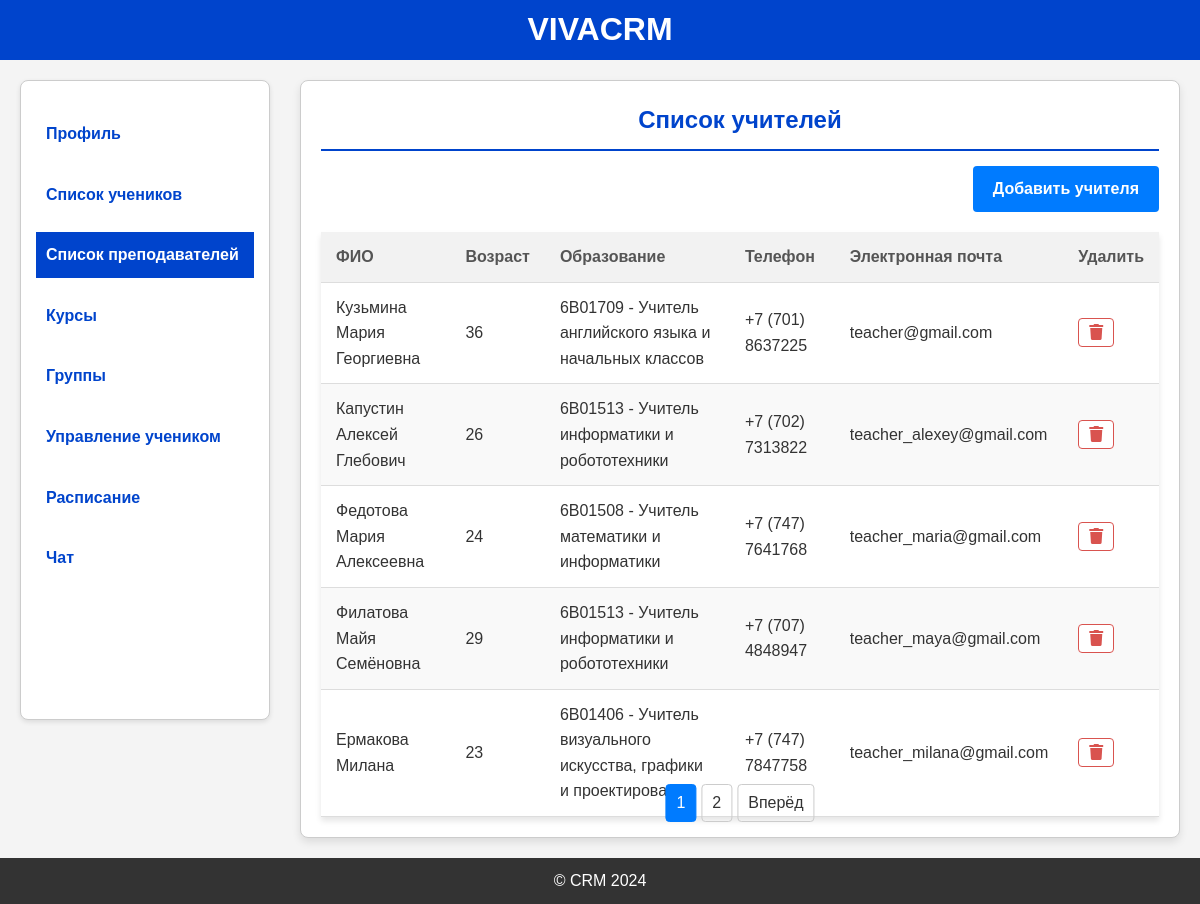
The app's page /teachers (signed in) with its own data.
### models.py (models this page shows, shortened)
class Teacher(db.Model):
    id = db.Column(db.Integer, primary_key=True)
    teacher_id = db.Column(db.Integer, db.ForeignKey('users.id'))
    surname = db.Column(db.String(50), nullable=False)
    first_name = db.Column(db.String(50), nullable=False)
    patronymic = db.Column(db.String(50), nullable=True)
    birth_date = db.Column(db.Date, nullable=False)
    phone = db.Column(db.String(20), nullable=False)
    address = db.Column(db.String(255), nullable=False)
    education = db.Column(db.String(255), nullable=False)
    user = db.relationship('Users', backref='teacher', uselist=False)

class Users(db.Model, UserMixin):
    id = db.Column(db.Integer, primary_key=True)
    email = db.Column(db.String(120), nullable=False, unique=True)
    role = db.Column(db.String(20), nullable=False)
    password_hash = db.Column(db.String(128), nullable=False)
    registration_date = db.Column(db.DateTime, default=datetime.now)
    photo = db.Column(db.String(120), nullable=True)

### app.py (the view)
@app.route('/teachers', methods=['GET'])
@login_required
@role_required('Администратор')
def teachers_list():
    administrator = Administrator.query.filter_by(admin_id=current_user.id).first()
    teachers = Teacher.query.all()
    page = request.args.get('page', 1, type=int)
    per_page = 5  # Количество учеников на одной странице
    pagination = Teacher.query.paginate(page=page, per_page=per_page)
    teachers = pagination.items  # Ученики текущей страницы
    teacher_ages = {teacher.id: calculate_age(teacher.birth_date) for teacher in teachers}
    return render_template('teachers_list.html', teachers=teachers, administrator=administrator, teacher_ages=teacher_ages, pagination=pagination)

### app.py (called while the page is built)
@login_manager.user_loader
def load_user(user_id):
    return Users.query.get(int(user_id))

def calculate_age(birth_date):
    today = datetime.today()
    return today.year - birth_date.year - ((today.month, today.day) < (birth_date.month, birth_date.day))

def role_required(role):
    def decorator(f):
        @wraps(f)
        def wrapped(*args, **kwargs):
            if not current_user.is_authenticated or current_user.role != role:
                flash('Недостаточно прав доступа')
                return redirect(url_for('login'))
            return f(*args, **kwargs)
        return wrapped
    return decorator

### templates/teachers_list.html (shortened to what this page needs)
{% extends "base_administrator.html" %}
{% block content %}
<div class="teacher-list-container">
    <h2>Список учителей</h2>
    <div class="add-teacher-btn-container">
        <a href="{{ url_for('register_teacher') }}" class="add-teacher-link">Добавить учителя</a>
    </div>
    <table class="table">
        <thead>
            <tr>
                <th>ФИО</th>
                <th>Возраст</th>
                <th>Образование</th>
                <th>Телефон</th>
                <th>Электронная почта</th>
                <th>Удалить</th>
            </tr>
        </thead>
        <tbody>
            {% for teacher in teachers %}
            <tr>
                <td>{{ teacher.surname }} {{ teacher.first_name }} {{ teacher.patronymic }}</td>
                <td>{{ teacher_ages[teacher.id] }}</td>
                <td>{{ teacher.education }}</td>
                <td>{{ teacher.phone }}</td>
                <td>{{ teacher.user.email }}</td>
                <td>
                    <a class="btn-danger" href="{{ url_for('delete_teacher', id=teacher.id) }}"><i class="fa fa-trash"></i></a>
                </td>
            </tr>
            {% endfor %}
        </tbody>
    </table>
      <div class="pagination">
        {% for page_num in pagination.iter_pages(left_edge=2, right_edge=2, left_current=2, right_current=2) %}
            {% if page_num %}
                {% if page_num == pagination.page %}
                    <span class="current">{{ page_num }}</span>
                {% else %}
                    <a href="{{ url_for('teachers_list', page=page_num) }}">{{ page_num }}</a>
                {% endif %}
            {% else %}
                <span class="ellipsis">…</span>
            {% endif %}
        {% endfor %}
        {% if pagination.has_next %}
            <a href="{{ url_for('teachers_list', page=pagination.next_num) }}">Вперёд</a>
        {% endif %}
      </div>
</div>
{% endblock %}

### static/styles/base_administrator.css (style rules this page uses)
* { margin: 0; padding: 0; box-sizing: border-box; }
html, body { height: 100%; display: flex; flex-direction: column; }
body { font-family: Arial, sans-serif; line-height: 1.6; background-color: #f4f4f4; color: #333; }
.btn-edit, .btn-danger { padding: 5px 10px; text-decoration: none; border-radius: 4px; transition: all 0.3s ease; font-weight: bold; }
.btn-danger { color: #d9534f; border: 1px solid #d9534f; background-color: white; }

### static/styles/course.css (style rules this page uses)
table { width: 100%; border-collapse: collapse; margin-top: 20px; background-color: #fff; box-shadow: 0px 4px 6px rgba(0, 0, 0, 0.1); }
th, td { padding: 12px 15px; text-align: left; border-bottom: 1px solid #ddd; }
th { background-color: #f2f2f2; color: #555; }
tr:nth-child(even) { background-color: #f9f9f9; }
.pagination { position: absolute; bottom: 15px; left: 50%; transform: translateX(-50%); display: flex; justify-content: center; gap: 5px; }
.pagination a, .pagination span { padding: 5px 10px; border: 1px solid #ccc; text-decoration: none; color: #333; border-radius: 4px; }
.pagination .current { background-color: #007bff; color: white; border-color: #007bff; }

### static/styles/group.css (style rules this page uses)
table { width: 100%; border-collapse: collapse; margin-top: 20px; background-color: #fff; box-shadow: 0px 4px 6px rgba(0, 0, 0, 0.1); }
th, td { padding: 12px 15px; text-align: left; border-bottom: 1px solid #ddd; }
th { background-color: #f2f2f2; color: #555; }
tr:nth-child(even) { background-color: #f9f9f9; }
.pagination { position: absolute; bottom: 15px; left: 50%; transform: translateX(-50%); display: flex; justify-content: center; gap: 5px; }
.pagination a, .pagination span { padding: 5px 10px; border: 1px solid #ccc; text-decoration: none; color: #333; border-radius: 4px; }
.pagination .current { background-color: #007bff; color: white; border-color: #007bff; }

### static/styles/student_list.css (style rules this page uses)
table { width: 100%; border-collapse: collapse; margin-top: 20px; background-color: #fff; box-shadow: 0px 4px 6px rgba(0, 0, 0, 0.1); }
th, td { padding: 12px 15px; text-align: left; border-bottom: 1px solid #ddd; }
th { background-color: #f2f2f2; color: #555; }
tr:nth-child(even) { background-color: #f9f9f9; }
.pagination { position: absolute; bottom: 15px; left: 50%; transform: translateX(-50%); display: flex; justify-content: center; gap: 5px; }
.pagination a, .pagination span { padding: 5px 10px; border: 1px solid #ccc; text-decoration: none; color: #333; border-radius: 4px; }
.pagination .current { background-color: #007bff; color: white; border-color: #007bff; }

### static/styles/teachers_list.css (style rules this page uses)
.teacher-list-container { position: relative; padding-bottom: 50px; width: 100%; margin: 0px auto; background: #ffffff; border: 1px solid #ccc; border-radius: 8px; box-shadow: 0 4px 8px rgba(0, 0, 0, 0.1); padding: 20px; min-height: calc(100vh - 160px); }
.teacher-list-container h2 { color: #0044cc; text-align: center; border-bottom: 2px solid #0044cc; padding-bottom: 10px; font-weight: bold; }
.add-teacher-btn-container { display: flex; justify-content: flex-end; margin-bottom: 5px; margin-top: 15px; }
.add-teacher-btn-container a { padding: 10px 20px; background-color: #007bff; color: white; border-radius: 4px; text-decoration: none; font-size: 16px; transition: background-color 0.3s ease; }
.add-teacher-link { display: block; text-align: right; text-decoration: none; color: #007bff; font-weight: bold; }
table { width: 100%; border-collapse: collapse; margin-top: 20px; background-color: #fff; box-shadow: 0px 4px 6px rgba(0, 0, 0, 0.1); }
th, td { padding: 12px 15px; text-align: left; border-bottom: 1px solid #ddd; }
th { background-color: #f2f2f2; color: #555; }
tr:nth-child(even) { background-color: #f9f9f9; }
.pagination { position: absolute; bottom: 15px; left: 50%; transform: translateX(-50%); display: flex; justify-content: center; gap: 5px; }
.pagination a, .pagination span { padding: 5px 10px; border: 1px solid #ccc; text-decoration: none; color: #333; border-radius: 4px; }
.pagination .current { background-color: #007bff; color: white; border-color: #007bff; }

### records on screen
Teacher: surname "Кузьмина", first_name "Мария", patronymic "Георгиевна", teacher_ages "36", education "6В01709 - Учитель английского языка и начальных классов", phone "+7 (701) 8637225", user.email "teacher@gmail.com"
Teacher: surname "Капустин", first_name "Алексей", patronymic "Глебович", teacher_ages "26", education "6B01513 - Учитель информатики и робототехники", phone "+7 (702) 7313822", user.email "teacher_alexey@gmail.com"
Teacher: surname "Федотова", first_name "Мария", patronymic "Алексеевна", teacher_ages "24", education "6В01508 - Учитель математики и информатики", phone "+7 (747) 7641768", user.email "teacher_maria@gmail.com"
Teacher: surname "Филатова", first_name "Майя", patronymic "Семёновна", teacher_ages "29", education "6B01513 - Учитель информатики и робототехники", phone "+7 (707) 4848947", user.email "teacher_maya@gmail.com"
Teacher: surname "Ермакова", first_name "Милана", teacher_ages "23", education "6B01406 - Учитель визуального искусства, графики и проектирования", phone "+7 (747) 7847758", user.email "teacher_milana@gmail.com"

### other values on screen
{{ page_num }} "1"
{{ page_num }} "2"
